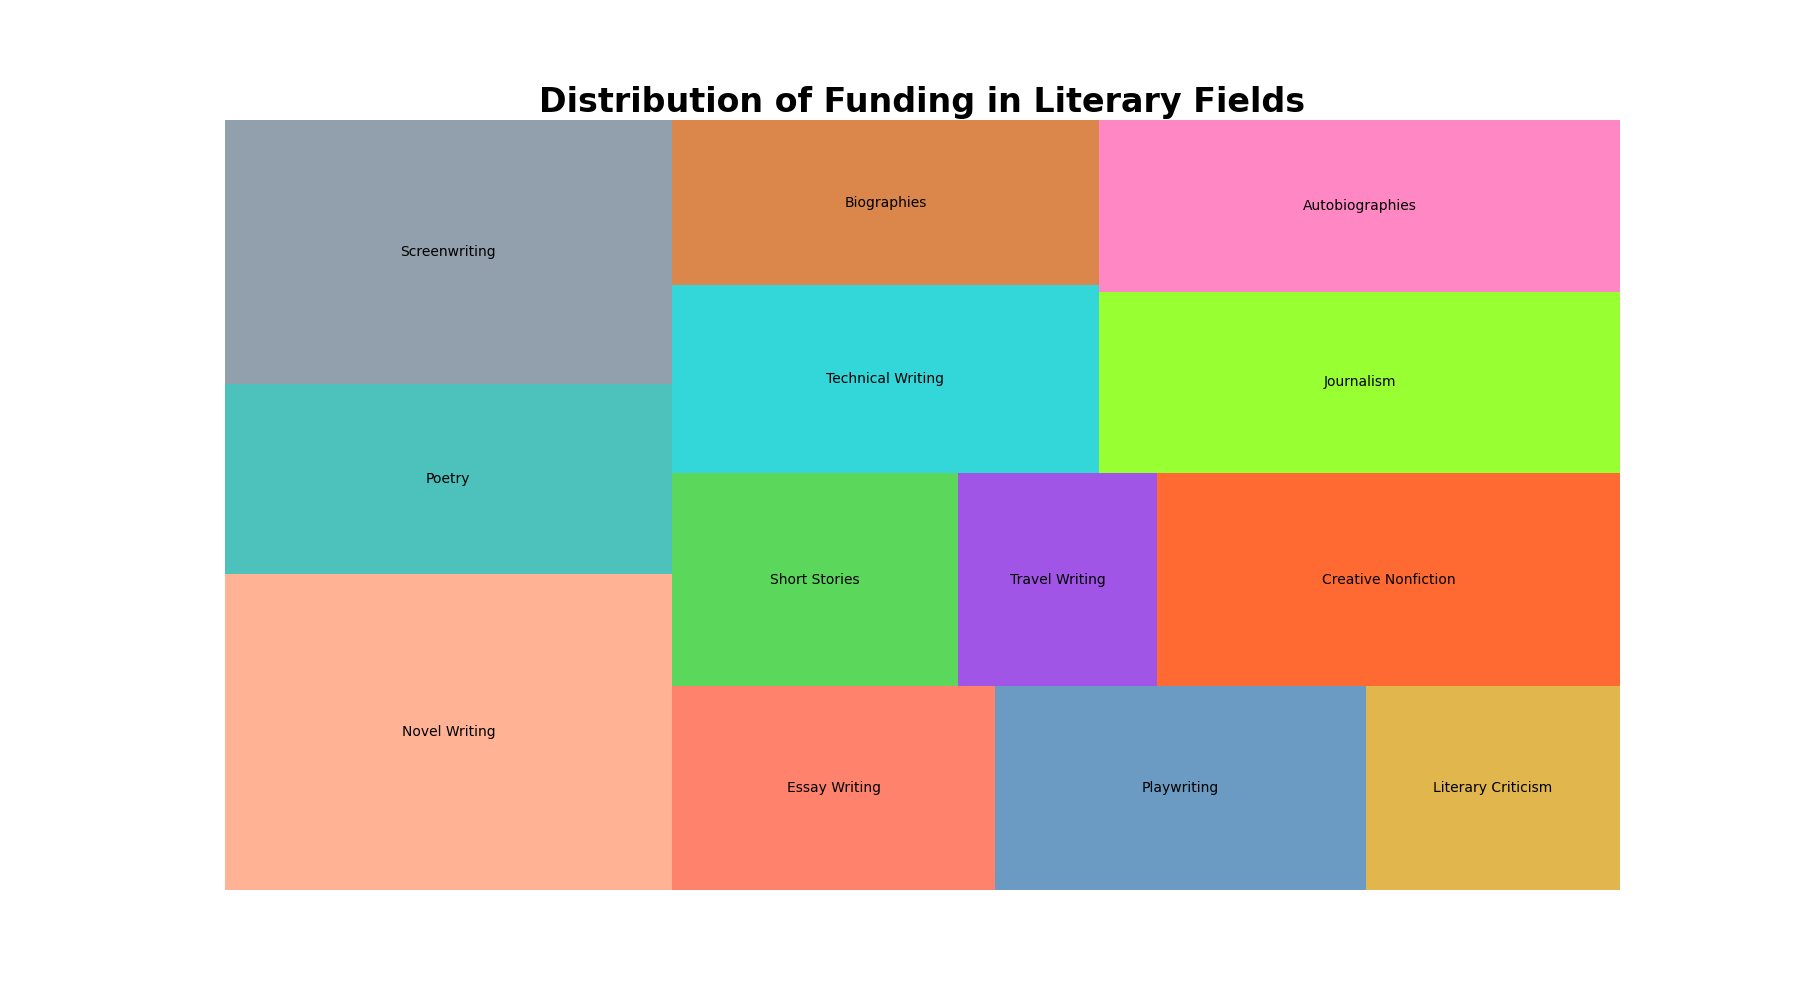

Reproduce this figure in Python.

import seaborn as sns
import pandas as pd
import matplotlib.pyplot as plt
import squarify  # pip install squarify (algorithm for treemap)

# Create the dataframe
df = pd.DataFrame({
    'Field': ['Novel Writing', 'Poetry', 'Screenwriting', 'Essay Writing', 'Playwriting', 'Literary Criticism',
              'Short Stories', 'Travel Writing', 'Creative Nonfiction', 'Technical Writing', 'Biographies', 'Journalism', 'Autobiographies'],
    'Funding': [300, 180, 250, 140, 160, 110, 130, 90, 210, 170, 150, 200, 190]
})

# Custom colors for the treemap
colors = ['#FFA07A', '#20B2AA', '#778899', '#FF6347', '#4682B4', '#DAA520', '#32CD32', '#8A2BE2', '#FF4500', '#00CED1', '#D2691E', '#7FFF00', '#FF69B4']

# Create a figure and a set of subplots
plt.figure(figsize=(18, 10))

# Using squarify to plot the treemap
squarify.plot(sizes=df['Funding'], label=df['Field'], color=colors, alpha=0.8)

plt.title("Distribution of Funding in Literary Fields", fontsize=24, fontweight='bold')
plt.axis('off')  # Disable the axis

plt.show()
